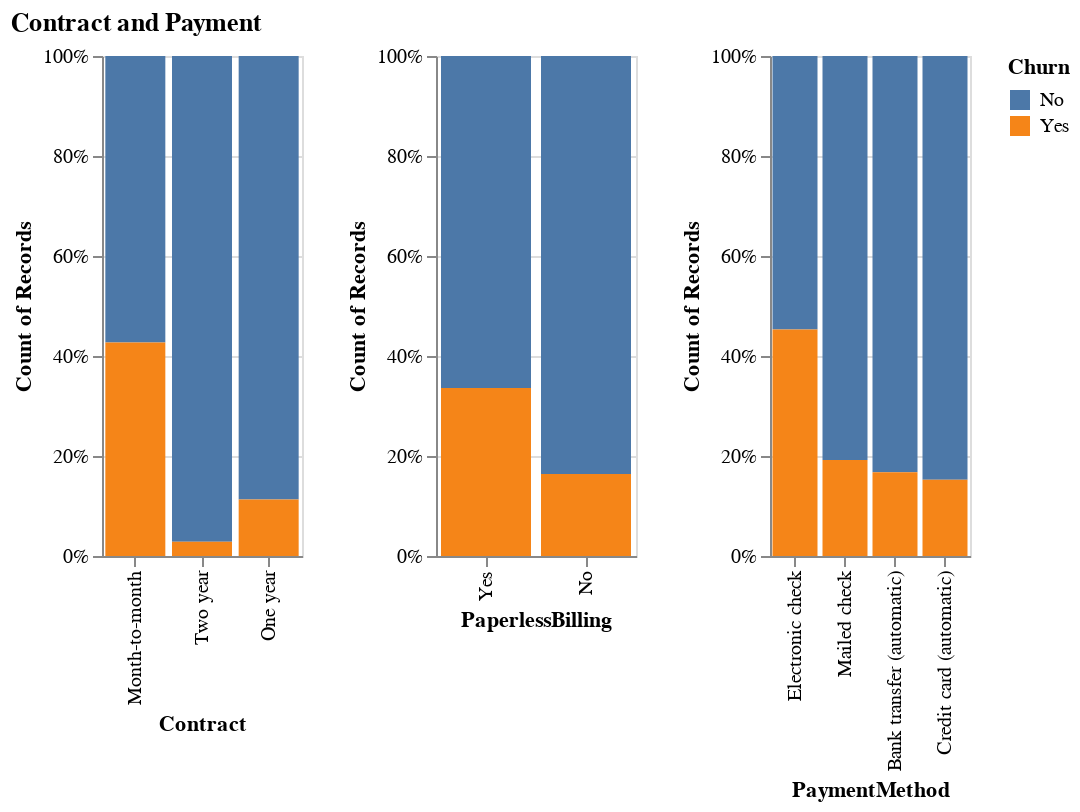

Write notebook code for a chart like this one.
### Markdown cell above
- For internet service, people choosing Fiber optic have the highest churnning rate.
- There are 4 additional service including online security, online backup, device protection and tech support sharing similar patterns. People adopting these service are less likey to churn (Yes vs. No), indicating their engagements.
- In addition, streaming TV and streaming movies are also related to internet service. But it seems these services may not satisfy customers a lot.

### Code cell
# Contract and Payment
c = charts["Contract"] | charts["PaperlessBilling"] | charts["PaymentMethod"]
c = c.properties(title="Contract and Payment")
# c.save(f"imgs/contract_payment_churn.png", ppi=200)
c.display()

### Figure 1 — Vega specification as saved in the notebook (floating-point values rounded to 4 significant figures)
{"$schema": "https://vega.github.io/schema/vega/v5.json", "data": [{"name": "source_0"}, {"name": "data_1", "values": [{"Churn": "No", "Contract": "Month-to-month", "__count_end": 1.0, "__count_start": 0.4271}, {"Churn": "No", "Contract": "One year", "__count_end": 1.0, "__count_start": 0.1128}, {"Churn": "Yes", "Contract": "Month-to-month", "__count_end": 0.4271, "__count_start": 0.0}, {"Churn": "No", "Contract": "Two year", "__count_end": 1.0, "__count_start": 0.02849}, {"Churn": "Yes", "Contract": "Two year", "__count_end": 0.02849, "__count_start": 0.0}, {"Churn": "Yes", "Contract": "One year", "__count_end": 0.1128, "__count_start": 0.0}]}, {"name": "data_2", "values": [{"Churn": "No", "PaperlessBilling": "Yes", "__count_end": 1.0, "__count_start": 0.3359}, {"Churn": "No", "PaperlessBilling": "No", "__count_end": 1.0, "__count_start": 0.1638}, {"Churn": "Yes", "PaperlessBilling": "Yes", "__count_end": 0.3359, "__count_start": 0.0}, {"Churn": "Yes", "PaperlessBilling": "No", "__count_end": 0.1638, "__count_start": 0.0}]}, {"name": "data_3", "values": [{"Churn": "No", "PaymentMethod": "Electronic check", "__count_end": 1.0, "__count_start": 0.4529}, {"Churn": "No", "PaymentMethod": "Mailed check", "__count_end": 1.0, "__count_start": 0.192}, {"Churn": "Yes", "PaymentMethod": "Mailed check", "__count_end": 0.192, "__count_start": 0.0}, {"Churn": "No", "PaymentMethod": "Bank transfer (automatic)", "__count_end": 1.0, "__count_start": 0.1673}, {"Churn": "Yes", "PaymentMethod": "Electronic check", "__count_end": 0.4529, "__count_start": 0.0}, {"Churn": "No", "PaymentMethod": "Credit card (automatic)", "__count_end": 1.0, "__count_start": 0.1525}, {"Churn": "Yes", "PaymentMethod": "Bank transfer (automatic)", "__count_end": 0.1673, "__count_start": 0.0}, {"Churn": "Yes", "PaymentMethod": "Credit card (automatic)", "__count_end": 0.1525, "__count_start": 0.0}]}, {"name": "data_1_color_domain_Churn_0", "values": [{"Churn": "No"}, {"Churn": "Yes"}]}, {"name": "data_2_color_domain_Churn_1", "values": [{"Churn": "No"}, {"Churn": "Yes"}]}, {"name": "data_3_color_domain_Churn_2", "values": [{"Churn": "No"}, {"Churn": "Yes"}]}, {"name": "source_0_concat_0_x_domain_Contract", "values": [{"Contract": "Month-to-month", "sort_field": 3875}, {"Contract": "One year", "sort_field": 1472}, {"Contract": "Two year", "sort_field": 1685}]}, {"name": "source_0_concat_1_x_domain_PaperlessBilling", "values": [{"PaperlessBilling": "Yes", "sort_field": 4168}, {"PaperlessBilling": "No", "sort_field": 2864}]}, {"name": "source_0_concat_2_x_domain_PaymentMethod", "values": [{"PaymentMethod": "Electronic check", "sort_field": 2365}, {"PaymentMethod": "Mailed check", "sort_field": 1604}, {"PaymentMethod": "Bank transfer (automatic)", "sort_field": 1542}, {"PaymentMethod": "Credit card (automatic)", "sort_field": 1521}]}], "signals": [{"name": "childWidth", "value": 100}], "marks": [{"type": "group", "name": "concat_0_group", "encode": {"update": {"width": {"signal": "childWidth"}, "height": {"signal": "height"}}}, "marks": [{"type": "rect", "name": "concat_0_marks", "from": {"data": "data_1"}, "encode": {"update": {"x": {"field": "Contract", "scale": "concat_0_x"}, "y2": {"field": "__count_start", "scale": "concat_0_y"}, "fill": {"field": "Churn", "scale": "color"}, "width": {"signal": "max(0.25, bandwidth('concat_0_x'))"}, "y": {"field": "__count_end", "scale": "concat_0_y"}}}, "style": ["bar"]}], "axes": [{"scale": "concat_0_y", "maxExtent": 0, "minExtent": 0, "ticks": false, "zindex": 0, "orient": "left", "tickCount": {"signal": "ceil(height/40)"}, "aria": false, "labels": false, "gridScale": "concat_0_x", "domain": false, "grid": true}, {"scale": "concat_0_x", "labelAngle": 270, "labelBaseline": "middle", "zindex": 0, "labelAlign": "right", "orient": "bottom", "title": "Contract", "grid": false}, {"scale": "concat_0_y", "labelOverlap": true, "tickCount": {"signal": "ceil(height/40)"}, "zindex": 0, "format": ".0%", "grid": false, "title": "Count of Records", "orient": "left"}], "style": "cell"}, {"type": "group", "name": "concat_1_group", "encode": {"update": {"width": {"signal": "childWidth"}, "height": {"signal": "height"}}}, "marks": [{"type": "rect", "name": "concat_1_marks", "from": {"data": "data_2"}, "encode": {"update": {"x": {"field": "PaperlessBilling", "scale": "concat_1_x"}, "width": {"signal": "max(0.25, bandwidth('concat_1_x'))"}, "y2": {"field": "__count_start", "scale": "concat_1_y"}, "fill": {"field": "Churn", "scale": "color"}, "y": {"field": "__count_end", "scale": "concat_1_y"}}}, "style": ["bar"]}], "axes": [{"scale": "concat_1_y", "labels": false, "aria": false, "tickCount": {"signal": "ceil(height/40)"}, "gridScale": "concat_1_x", "grid": true, "maxExtent": 0, "minExtent": 0, "ticks": false, "orient": "left", "domain": false, "zindex": 0}, {"scale": "concat_1_x", "zindex": 0, "title": "PaperlessBilling", "labelAngle": 270, "orient": "bottom", "labelBaseline": "middle", "grid": false, "labelAlign": "right"}, {"scale": "concat_1_y", "title": "Count of Records", "orient": "left", "zindex": 0, "grid": false, "format": ".0%", "labelOverlap": true, "tickCount": {"signal": "ceil(height/40)"}}], "style": "cell"}, {"type": "group", "name": "concat_2_group", "encode": {"update": {"width": {"signal": "childWidth"}, "height": {"signal": "height"}}}, "marks": [{"type": "rect", "name": "concat_2_marks", "from": {"data": "data_3"}, "encode": {"update": {"fill": {"field": "Churn", "scale": "color"}, "x": {"field": "PaymentMethod", "scale": "concat_2_x"}, "y2": {"field": "__count_start", "scale": "concat_2_y"}, "width": {"signal": "max(0.25, bandwidth('concat_2_x'))"}, "y": {"field": "__count_end", "scale": "concat_2_y"}}}, "style": ["bar"]}], "axes": [{"scale": "concat_2_y", "aria": false, "minExtent": 0, "ticks": false, "domain": false, "labels": false, "gridScale": "concat_2_x", "tickCount": {"signal": "ceil(height/40)"}, "maxExtent": 0, "orient": "left", "zindex": 0, "grid": true}, {"scale": "concat_2_x", "grid": false, "orient": "bottom", "labelAlign": "right", "title": "PaymentMethod", "labelAngle": 270, "labelBaseline": "middle", "zindex": 0}, {"scale": "concat_2_y", "orient": "left", "grid": false, "labelOverlap": true, "format": ".0%", "tickCount": {"signal": "ceil(height/40)"}, "zindex": 0, "title": "Count of Records"}], "style": "cell"}], "scales": [{"name": "color", "type": "ordinal", "domain": {"fields": [{"data": "data_1_color_domain_Churn_0", "field": "Churn"}, {"data": "data_2_color_domain_Churn_1", "field": "Churn"}, {"data": "data_3_color_domain_Churn_2", "field": "Churn"}], "sort": true}, "range": "category"}, {"name": "concat_0_x", "type": "band", "domain": {"data": "source_0_concat_0_x_domain_Contract", "field": "Contract", "sort": {"op": "max", "field": "sort_field", "order": "descending"}}, "range": [0, {"signal": "childWidth"}], "paddingOuter": 0.05, "paddingInner": 0.1}, {"name": "concat_0_y", "type": "linear", "domain": [0, 1], "range": [{"signal": "height"}, 0], "nice": true, "zero": true}, {"name": "concat_1_x", "type": "band", "domain": {"data": "source_0_concat_1_x_domain_PaperlessBilling", "field": "PaperlessBilling", "sort": {"op": "max", "field": "sort_field", "order": "descending"}}, "range": [0, {"signal": "childWidth"}], "paddingInner": 0.1, "paddingOuter": 0.05}, {"name": "concat_1_y", "type": "linear", "domain": [0, 1], "range": [{"signal": "height"}, 0], "zero": true, "nice": true}, {"name": "concat_2_x", "type": "band", "domain": {"data": "source_0_concat_2_x_domain_PaymentMethod", "field": "PaymentMethod", "sort": {"op": "max", "field": "sort_field", "order": "descending"}}, "range": [0, {"signal": "childWidth"}], "paddingInner": 0.1, "paddingOuter": 0.05}, {"name": "concat_2_y", "type": "linear", "domain": [0, 1], "range": [{"signal": "height"}, 0], "nice": true, "zero": true}], "title": {"text": "Contract and Payment", "anchor": "start"}, "padding": 5, "legends": [{"fill": "color", "symbolType": "square", "title": "Churn"}], "height": 250, "layout": {"padding": 20, "bounds": "full", "align": "each"}, "background": "white"}
